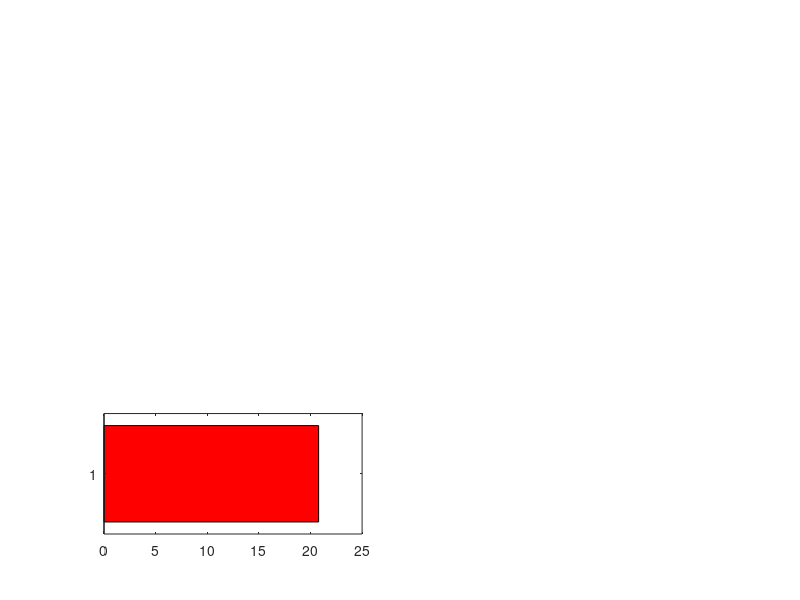

MATLAB code for this plot: (Note: this script raises an error after producing the figure.)

% This code plots the shift in the SN points in the perturbed models
% relative to the unperturbed models. The SN points for the perturbed
% models are stored in 'param_ThrePert_SB0AB0_25pc_OR.mat' and the SN
% points for the unperturbed models are stored in
% 'param_SameAB0SB0_OR.mat'.

clear
clc

load param_ThrePert_SB0AB0_25pc_OR.mat
load param_SameSA0SB0_OR.mat

SNB_OG = SNB(nrr,:);    % SN points for unperturbed models

%%%%%%%%%%%%%%%%%%%%%%%%%%%%%%%%%%%%%%%%%%%%%%%%%%%%%%%%%%%%%%%%%%%%%%%%%%%
% Analysis of the SN points for the direct perturbations

diff_OG_dir = SNB_OG-SNB_SB0ltAB0;

pc_moved_dir = diff_OG_dir.*100./SNB_OG;

avg_pc_moved_dir = mean(pc_moved_dir);


std_err_dir = std(pc_moved_dir) ./ sqrt(size(pc_moved_dir, 1));

custom_colors = ['r', 'g', 'b','yellow'];

figure(2)
subplot(3,2,5)
bar(avg_pc_moved_dir, 'FaceColor', 'flat');

for i = 1:numel(avg_pc_moved_dir)
    c = custom_colors(i);
    barh(i, avg_pc_moved_dir(i), 'FaceColor', c);
    hold on;
    errorbar(avg_pc_moved_dir(i), i, std_err_dir(i), 'horizontal', 'Color', 'k');
end

hold off;


% Reverse the x-axis
set(gca, 'XDir', 'reverse');

%%%%%%%%%%%%%%%%%%%%%%%%%%%%%%%%%%%%%%%%%%%%%%%%%%%%%%%%%%%%%%%%%%%%%%%%%%%
% Analysis of the SN points for the indirect perturbations

diff_OG_ind = SNB_OG-SNB_AB0ltSB0;

pc_moved_ind = diff_OG_ind.*100./SNB_OG;

avg_pc_moved_ind = mean(pc_moved_ind);


std_err_ind = std(pc_moved_ind) ./ sqrt(size(pc_moved_ind, 1));

subplot(3,2,6)
bar(avg_pc_moved_ind, 'FaceColor', 'flat');

for i = 1:numel(avg_pc_moved_ind)
    c = custom_colors(i);
    barh(i, avg_pc_moved_ind(i), 'FaceColor', c);
    hold on;
    errorbar(avg_pc_moved_ind(i), i, std_err_ind(i), 'horizontal', 'Color', 'k');
end

hold off;

% Reverse the x-axis
set(gca, 'XDir', 'reverse');